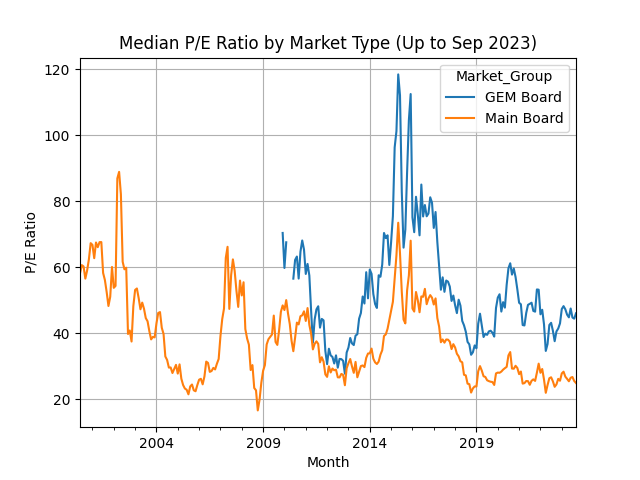

Recreate this plot in Python.
import pandas as pd
import matplotlib.pyplot as plt

# Load the Calculated_Ratios data
df = pd.read_excel("D:/MG/！CUHKSZ/~！大二 下/FIN3080/Assignments/A1/data/Q1_a_Calculated_Ratios.xlsx", 
                   dtype={'Stock Code': str})

# Classify market type (GEM Board: 300, 688; Main Board: others)
df['Market_Group'] = df['Stock Code'].str[:3].apply(
    lambda x: 'GEM Board' if x in ['300', '301', '688'] else 'Main Board'
)

# Convert Trading Month to datetime and filter up to Sep 2023
df['Trading Month'] = pd.to_datetime(df['Trading Month'] + '-01') + pd.offsets.MonthEnd(1)
df = df[df['Trading Month'] <= '2023-09-30']

# Exclude invalid P/E ratios (negative or zero)
df = df[df['P/E Ratio'] > 0]

# Calculate median P/E by month and market
pe_ts = df.groupby(['Trading Month', 'Market_Group'])['P/E Ratio'].median().unstack()

# Plot the time-series
plt.figure(figsize=(12, 6))
pe_ts.plot(title='Median P/E Ratio by Market Type (Up to Sep 2023)')
plt.ylabel('P/E Ratio')
plt.xlabel('Month')
plt.grid(True)
plt.show()

# Print summary statistics for P/E ratios
print("Summary Statistics for P/E Ratios:")
print(pe_ts.describe())

# Analyze investment implications
print("\nInvestment Analysis as of Sep 2023:")
print("1. GEM Board:")
print(f"   - Median P/E: {pe_ts['GEM Board'].median():.2f}")
print(f"   - Higher R&D/Total Assets (from Summary Statistics): ~1.52%")
print("   - Suitable for aggressive investors seeking growth but with higher volatility.")

print("\n2. Main Board:")
print(f"   - Median P/E: {pe_ts['Main Board'].median():.2f}")
print(f"   - Lower R&D/Total Assets (from Summary Statistics): ~0.82%")
print("   - Suitable for conservative investors seeking stability and value.")

# Propose a trading strategy
print("\nTrading Strategy Based on P/E Ratios:")
print("1. Signal: Compute the P/E ratio gap between GEM and Main Board indices.")
print("   - Gap = (GEM P/E) / (Main Board P/E)")
print("2. Thresholds (calibrated from historical data):")
print("   - Buy Main Board ETF when Gap > 1.5 (GEM overvalued).")
print("   - Buy GEM Board ETF when Gap < 1.2 (GEM undervalued).")
print("3. Execution:")
print("   - Use ETFs like 159915 (ChiNext ETF) and 510300 (HS300 ETF).")
print("   - Hold until the gap reverts to its 1-year average.")

# Save analysis to Excel
with pd.ExcelWriter('Analysis_Results.xlsx') as writer:
    pe_ts.to_excel(writer, sheet_name='PE_Trends')
print("\nAnalysis complete. Results saved to Analysis_Results.xlsx.")
